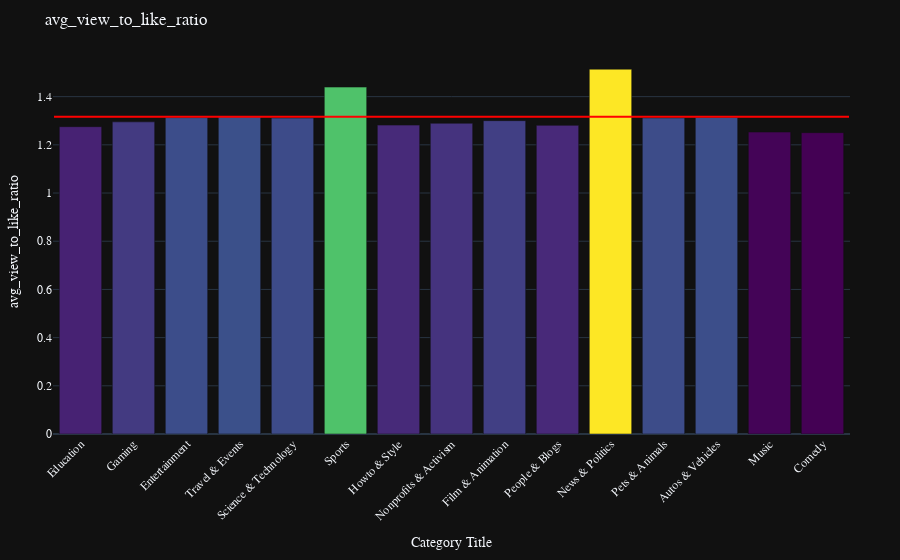
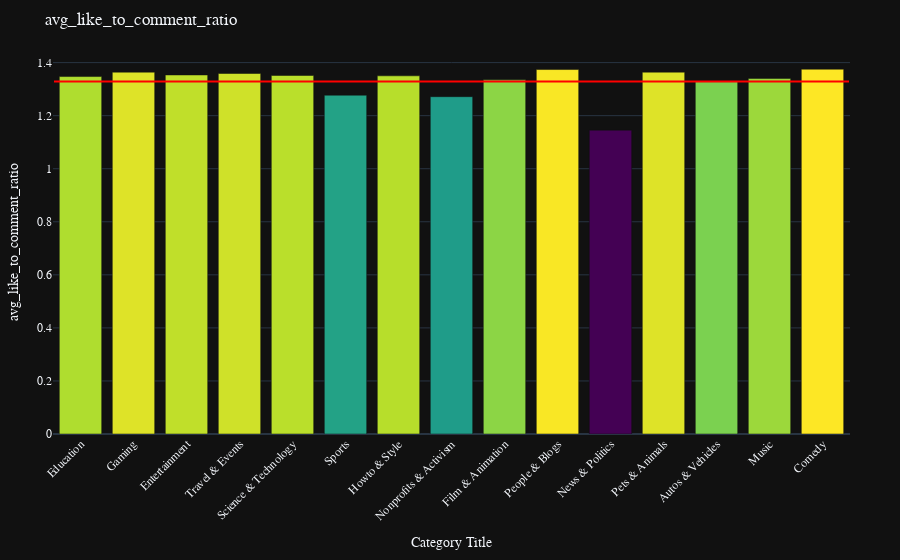
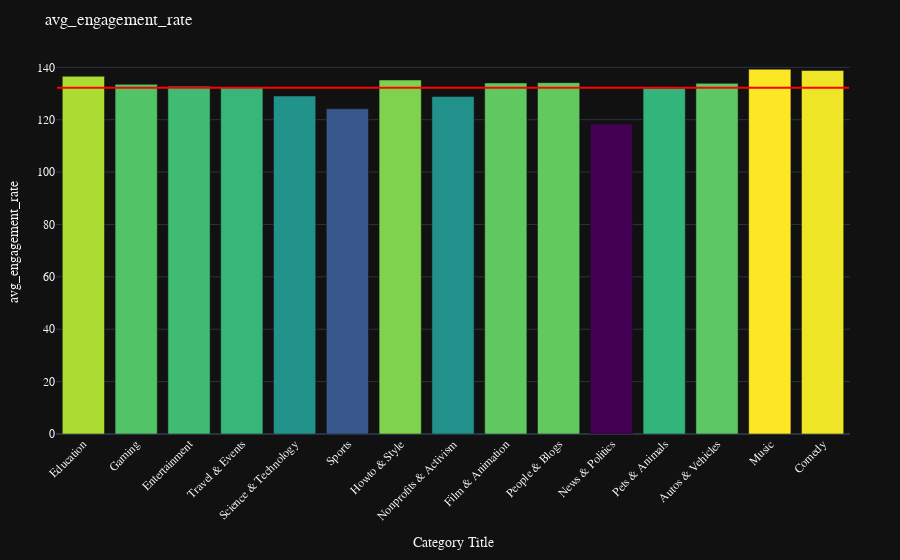
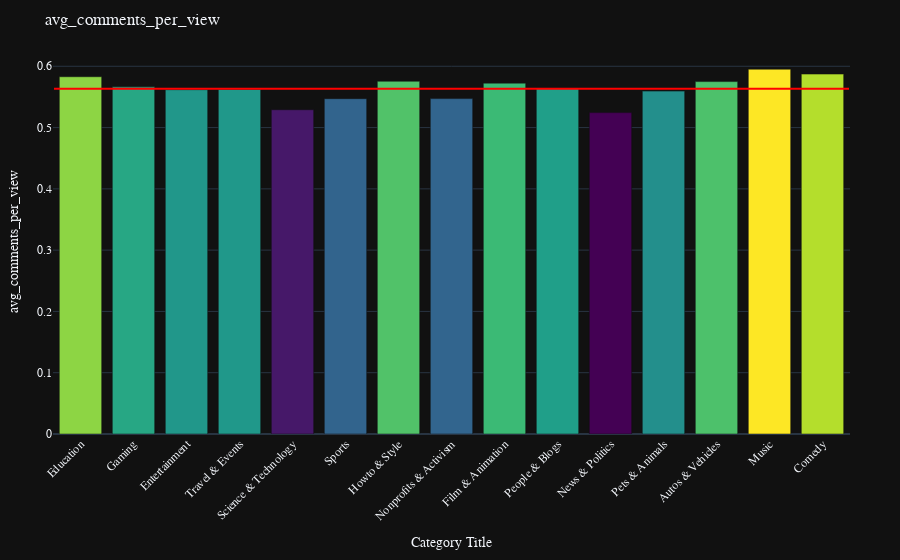

These figures' notebook cell, in order:
### Markdown cell above
#### charts

### Code cell
# graph one by one of the columns on bar chart

# convert the spark dataframe to pandas dataframe
eng_metrics_by_category_pd = eng_metrics_by_category.toPandas()

import plotly.graph_objects as go
import numpy as np


# Assuming eng_metrics_by_category_pd is the pandas DataFrame converted from Spark DataFrame

def plot_bar_chart(df, column_name):
    # Create a bar chart using Plotly, with colors based on the column values
    fig = go.Figure(data=[go.Bar(
        x=df['categoryTitle'],
        y=df[column_name],
        marker=dict(color=df[column_name], colorscale='Viridis')  # Apply color based on column value
    )])
    fig.update_layout(title_text=column_name, xaxis_title='Category Title', yaxis_title=column_name)
    # Hide legend (since it's not needed here)
    fig.update_layout(showlegend=False)

    # vertical text
    fig.update_layout(xaxis_tickangle=-45)

    # add mean line, full width of paper
    fig.add_shape(
        type="line",
        x0=-0.5,
        y0=df[column_name].mean(),
        x1=len(df['categoryTitle']) - 0.5,
        y1=df[column_name].mean(),
        line=dict(
            color="red",
            width=2
        )
    )

    fig.show()

for column in eng_metrics_by_category_pd.columns:
    if column != "categoryTitle":
        plot_bar_chart(eng_metrics_by_category_pd, column)

### Figure 1 — Plotly figure (JSON) as saved in the notebook; plotly's stock layout.template omitted (floating-point values rounded to 4 significant figures)
{"data": [{"marker": {"color": [1.275, 1.295, 1.313, 1.316, 1.311, 1.44, 1.282, 1.289, 1.3, 1.281, 1.514, 1.312, 1.314, 1.253, 1.251], "colorscale": [[0, "#440154"], [0.1111, "#482878"], [0.2222, "#3e4989"], [0.3333, "#31688e"], [0.4444, "#26828e"], [0.5556, "#1f9e89"], [0.6667, "#35b779"], [0.7778, "#6ece58"], [0.8889, "#b5de2b"], [1, "#fde725"]]}, "type": "bar", "x": ["Education", "Gaming", "Entertainment", "Travel & Events", "Science & Technology", "Sports", "Howto & Style", "Nonprofits & Activism", "Film & Animation", "People & Blogs", "News & Politics", "Pets & Animals", "Autos & Vehicles", "Music", "Comedy"], "y": [1.275, 1.295, 1.313, 1.316, 1.311, 1.44, 1.282, 1.289, 1.3, 1.281, 1.514, 1.312, 1.314, 1.253, 1.251]}], "layout": {"shapes": [{"line": {"color": "red", "width": 2}, "type": "line", "x0": -0.5, "x1": 14.5, "y0": 1.316, "y1": 1.316}], "showlegend": false, "title": {"text": "avg_view_to_like_ratio"}, "xaxis": {"tickangle": -45, "title": {"text": "Category Title"}}, "yaxis": {"title": {"text": "avg_view_to_like_ratio"}}}}

### Figure 2 — Plotly figure (JSON) as saved in the notebook; plotly's stock layout.template omitted (floating-point values rounded to 4 significant figures)
{"data": [{"marker": {"color": [1.347, 1.364, 1.353, 1.359, 1.352, 1.277, 1.35, 1.272, 1.335, 1.374, 1.145, 1.364, 1.329, 1.34, 1.375], "colorscale": [[0, "#440154"], [0.1111, "#482878"], [0.2222, "#3e4989"], [0.3333, "#31688e"], [0.4444, "#26828e"], [0.5556, "#1f9e89"], [0.6667, "#35b779"], [0.7778, "#6ece58"], [0.8889, "#b5de2b"], [1, "#fde725"]]}, "type": "bar", "x": ["Education", "Gaming", "Entertainment", "Travel & Events", "Science & Technology", "Sports", "Howto & Style", "Nonprofits & Activism", "Film & Animation", "People & Blogs", "News & Politics", "Pets & Animals", "Autos & Vehicles", "Music", "Comedy"], "y": [1.347, 1.364, 1.353, 1.359, 1.352, 1.277, 1.35, 1.272, 1.335, 1.374, 1.145, 1.364, 1.329, 1.34, 1.375]}], "layout": {"shapes": [{"line": {"color": "red", "width": 2}, "type": "line", "x0": -0.5, "x1": 14.5, "y0": 1.329, "y1": 1.329}], "showlegend": false, "title": {"text": "avg_like_to_comment_ratio"}, "xaxis": {"tickangle": -45, "title": {"text": "Category Title"}}, "yaxis": {"title": {"text": "avg_like_to_comment_ratio"}}}}

### Figure 3 — Plotly figure (JSON) as saved in the notebook; plotly's stock layout.template omitted (floating-point values rounded to 4 significant figures)
{"data": [{"marker": {"color": [136.6, 133.5, 132.7, 132.3, 129.0, 124.2, 135.2, 128.9, 134.1, 134.1, 118.3, 132.0, 133.9, 139.3, 138.8], "colorscale": [[0, "#440154"], [0.1111, "#482878"], [0.2222, "#3e4989"], [0.3333, "#31688e"], [0.4444, "#26828e"], [0.5556, "#1f9e89"], [0.6667, "#35b779"], [0.7778, "#6ece58"], [0.8889, "#b5de2b"], [1, "#fde725"]]}, "type": "bar", "x": ["Education", "Gaming", "Entertainment", "Travel & Events", "Science & Technology", "Sports", "Howto & Style", "Nonprofits & Activism", "Film & Animation", "People & Blogs", "News & Politics", "Pets & Animals", "Autos & Vehicles", "Music", "Comedy"], "y": [136.6, 133.5, 132.7, 132.3, 129.0, 124.2, 135.2, 128.9, 134.1, 134.1, 118.3, 132.0, 133.9, 139.3, 138.8]}], "layout": {"shapes": [{"line": {"color": "red", "width": 2}, "type": "line", "x0": -0.5, "x1": 14.5, "y0": 132.2, "y1": 132.2}], "showlegend": false, "title": {"text": "avg_engagement_rate"}, "xaxis": {"tickangle": -45, "title": {"text": "Category Title"}}, "yaxis": {"title": {"text": "avg_engagement_rate"}}}}

### Figure 4 — Plotly figure (JSON) as saved in the notebook; plotly's stock layout.template omitted (floating-point values rounded to 4 significant figures)
{"data": [{"marker": {"color": [0.5829, 0.5664, 0.5618, 0.5622, 0.529, 0.5471, 0.5755, 0.5473, 0.5725, 0.5639, 0.5244, 0.5595, 0.575, 0.5952, 0.5873], "colorscale": [[0, "#440154"], [0.1111, "#482878"], [0.2222, "#3e4989"], [0.3333, "#31688e"], [0.4444, "#26828e"], [0.5556, "#1f9e89"], [0.6667, "#35b779"], [0.7778, "#6ece58"], [0.8889, "#b5de2b"], [1, "#fde725"]]}, "type": "bar", "x": ["Education", "Gaming", "Entertainment", "Travel & Events", "Science & Technology", "Sports", "Howto & Style", "Nonprofits & Activism", "Film & Animation", "People & Blogs", "News & Politics", "Pets & Animals", "Autos & Vehicles", "Music", "Comedy"], "y": [0.5829, 0.5664, 0.5618, 0.5622, 0.529, 0.5471, 0.5755, 0.5473, 0.5725, 0.5639, 0.5244, 0.5595, 0.575, 0.5952, 0.5873]}], "layout": {"shapes": [{"line": {"color": "red", "width": 2}, "type": "line", "x0": -0.5, "x1": 14.5, "y0": 0.5633, "y1": 0.5633}], "showlegend": false, "title": {"text": "avg_comments_per_view"}, "xaxis": {"tickangle": -45, "title": {"text": "Category Title"}}, "yaxis": {"title": {"text": "avg_comments_per_view"}}}}
